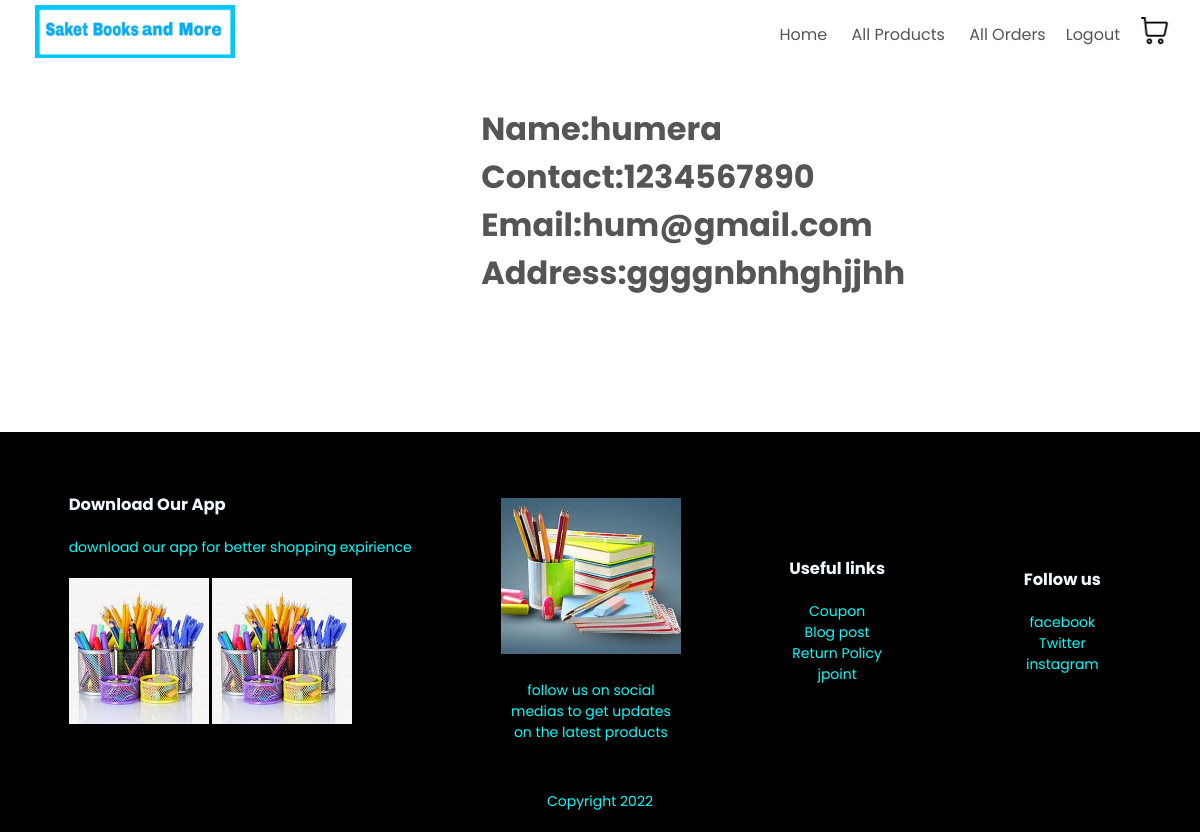
The page /inf.php?order_id=39 (signed in) on the database its author committed.
### tables this page shows
CREATE TABLE `orders` (
  `order_id` int(11) NOT NULL,
  `username` varchar(16) NOT NULL,
  `products_id` varchar(200) NOT NULL,
  `order_date` varchar(11) NOT NULL,
  `name` text NOT NULL,
  `email` text NOT NULL,
  `num` int(11) NOT NULL,
  `address` text NOT NULL
);

### inf.php (the view, shortened to what this page needs)
<!DOCTYPE html>
<html>
<head>
    <link rel = "stylesheet" href="cpp2.css">
          </head>
    <body>
        <div class="container">
         <div class="navbar">
            <div class="logo">
               <a href="index.php"><img src="./assets/images/logo4.jpeg" width="200px "></a>
            </div>
            <nav>
                <ul id="MenuItems">
                    <li><a href="index.php">Home</a></li>
                    <li><a href="products.php">All Products</a></li>
                    <?php
                        if( isset($_SESSION['loggedin']) && $_SESSION['username'] == 'admin' ) {
                            echo "<li><a href='all_orders.php'>All Orders</a></li>";
                        }
                        else {
                            echo "<li><a href='my_orders.php'>My Orders</a></li>";
                        }
                        if( isset( $_SESSION['loggedin'] ) ){
                            echo "<li><a class='logout-btn' href='./index.php?logout=true'>Logout</a></li>" ;
                        }
                        else {
                            echo "<li><a href='accounts.php'>Account</a></li>";
                        }
                    ?>
                </ul>
            </nav>
             <a href="cart.php"><img src="./assets/images/shopping-cart.png" width="30px" height="30px"></a>
        </div>
           </div>
           <?php
   $con = mysqli_connect('localhost','root');
   mysqli_select_db($con,'ecommerce');
   $order_id = $_GET['order_id'];
   $sql = "SELECT* FROM orders WHERE order_id=$order_id";
   $featured = $con->query($sql);
?>
                <div class="small-container">
            <div class="row">
                <?php
                    while ($row = $featured->fetch_assoc()) {
                ?>
                    <div class="col-4">
                        <a href="products-details.php?order_id=<?php echo $row['name']?>" >
                            <h1> Name:<?php echo $row['name']; ?></h1>
                            <h1> Contact:<?php echo $row['num']; ?></h1>
                            <h1> Email:<?php echo $row['email']; ?></h1>
                            <h1> Address:<?php echo $row['address']; ?></h1>
                        </a>
                    </div>
                <?php
                    }
                ?>
            </div>
        <div class="small-container">
               </div>
           </div>
        <div class="footer">
            <div class="container">
                <div class="row">
                <div class="footer-col-1">
                    <h3>Download Our App</h3>
                    <p>download our app for better shopping expirience</p>
                    <div class="app-logo">
                        <img src="./assets/images/feat.jpg">
                      <img src="./assets/images/feat.jpg">
                    </div>
                   </div>
                <div class="footer-col-2">
                    <img src="./assets/images/feat3.jpg">
                    <p>follow us on social medias to get updates on the latest products</p>
                    </div>
                <div class="footer-col-3">
                    <h3>Useful links</h3>
                    <ul>
                    <li>Coupon</li>
                        <li>Blog post</li>
                        <li>Return Policy</li>
                        <li>jpoint</li>
                    </ul>
                    </div>
                   <div class="footer-col-4">
                    <h3>Follow us</h3>
                    <ul>
                    <li>facebook</li>
                        <li>Twitter</li>
                        <li>instagram</li>
                    </ul>
                    </div>
                </div>
               <hr>
                <p class="copyright">Copyright 2022</p>
                </div>
                </div>
            </body>
</html>

### cpp2.css (style rules this page uses)
* { margin: 0; padding:0; box-sizing:border-box; }
body { font-family: 'Poppins', sans-serif; }
.navbar { display:flex; align-items:center; padding:5px; }
nav { flex: 1; text-align: right; }
nav ul { display: inline-block; list-style-type: none; }
nav ul li { display: inline-block; margin-right: 20px; }
a { text-decoration: none; color:#555; }
.container { max-height: 3000px; max-width: 1300px; margin: auto; padding-left: 25px; padding-right: 25px; }
.row { display: flex; align-items:center; flex-wrap: wrap; justify-content: space-around; }
.logo { backface-visibility: hidden; margin-left: 5px; }
.small-container { max-width: 1080px; margin: auto; padding: 25px 25px; }
.col-4 { flex-basis: 25%; padding: 10px; min-width: 200px; margin-bottom: 50px; }
.footer { background: #000; color: aqua; font-size: 14px; padding: 60px 0 20px; }
.footer p { color: aqua; }
.footer h3 { color: aliceblue; margin-bottom: 20px; }
.footer-col-1, footer-col-2, footer-col-3 ,footer-col-4 { min-width: 250px; margin-bottom: 20px; }
.footer-col-1 { flex-basis: 30%; }
.footer-col-2 { flex:.1; text-align: center; }
.footer-col-2 img { width: 180px; margin-bottom: 20px; }
.footer-col-3,.footer-col-4 { flex-basis: 12%; text-align: center; }
ul { list-style-type: none; }
.app-logo { margin-top: 20px; }
.app-logo img { width: 140px; }
.footer hr { border: none; background: #000; height: 1px; margin: 20px 0; }
.copyright { text-align: center; }

### rows shown on the page
orders: name "humera", num "1234567890", email "hum@gmail.com", address "ggggnbnhghjjhh"
